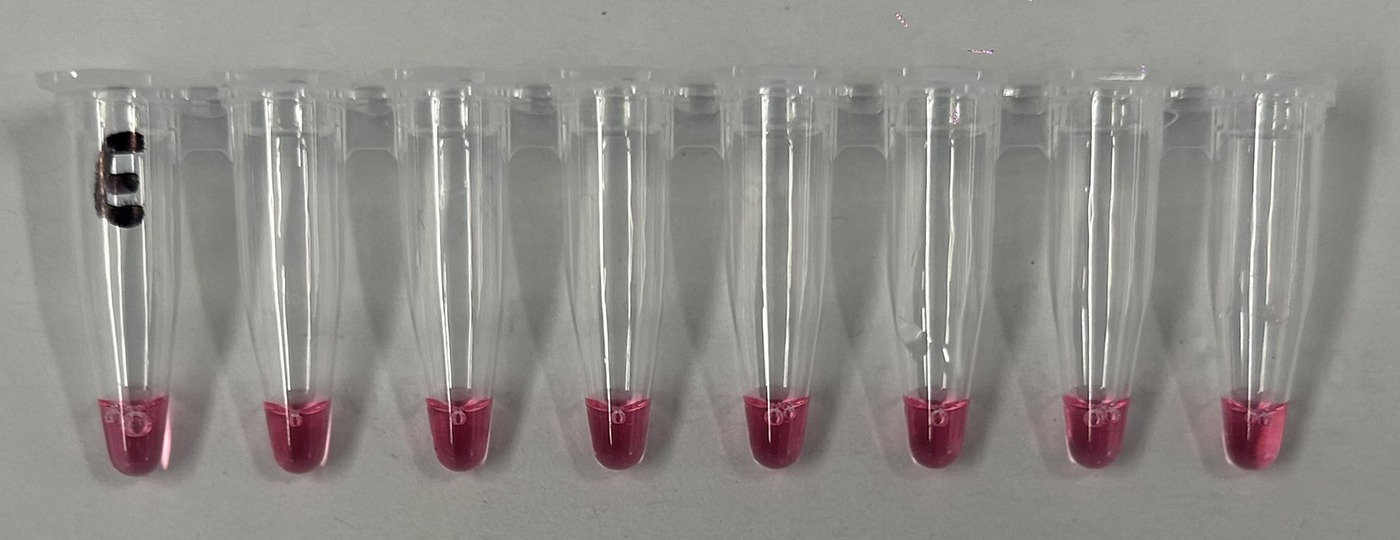
#> input picture data/colorimetric/crop_0_E.jpg, 1400 x 540 px
$ python -i figS1_colorimetric.py   (imports and definitions only)
#> lines starting #> are read from the running program, lines starting #| are printed output that depends on the picture; after the words box and inside, x2 and y2 are one past the last pixel; in counts of white or black regions, pixels touching at a corner belong together
#> further down, picture is the input picture: PIL image 1400x540 RGB; mean R, G, B 144.4, 141.3, 137.4
"""Supplementary Figure S1: colorimetric LAMP (proof of principle with laboratory strains), uidA | papGII, 0-35 minutes.

Each photo (two rows of eight tubes: row E = uidA primers, row P = papGII primers; 8 samples, see STRAINS) is cut into the two rows. The tube rows are
located automatically (centres of the coloured liquid), each row is cut to the same window (8 tubes + margin) and scaled to the same size; the cut-outs
are stored in data/colorimetric/ (JPEG) so that the figure can be rebuilt without the original photos.

Usage: python figS1_colorimetric.py [--photos DIR]   (DIR with C_<min>_min.HEIC; only needed to create the cut-outs; macOS: HEIC converted with sips)
Output: data/colorimetric/crop_<min>_<E|P>.jpg and results/figures/figS1.{pdf,png,svg}
"""
import argparse
import shutil
import subprocess
import tempfile
from pathlib import Path

import matplotlib as mpl
import matplotlib.pyplot as plt
import numpy as np
from PIL import Image
from scipy import ndimage as ndi

from lamp_common import DATA, RESULTS

CROPS = DATA / "colorimetric"
OUT = RESULTS / "figures"
TIMES = [0, 10, 15, 20, 25, 30, 35]
CROP_W, CROP_H = 1400, 540                      # px of each cut-out (8 tubes + margin: 8.9 x 3.45 tube pitches)
STRAINS = [("$\\it{E. coli}$ 700223-20 ($\\it{papGII}$)"), ("$\\it{E. coli}$ ATCC-41-3 ($\\it{papGII}$)"), ("$\\it{E. coli}$ AVS0171 ($\\it{papGII}$)"),
           ("$\\it{E. coli}$ EC6804 ($\\it{papGIII}$)"), ("$\\it{E. coli}$ EC6792 ($\\it{papGIII}$)"), ("$\\it{E. coli}$ 700636-20 (no $\\it{papG}$)"),
           ("$\\it{K. pneumoniae}$ (no $\\it{papG}$)"), "NTC"]
# [3 lines not run here, left out]
LETTER = {"fontsize": 16, "fontweight": "bold", "family": "DejaVu Sans"}


def tube_rows(img):
    """Centres (x, y) of the liquid of the 8 tubes in the upper (E) and lower (P) row of a photo."""
    hsv = np.asarray(img.convert("HSV")).astype(float) / 255
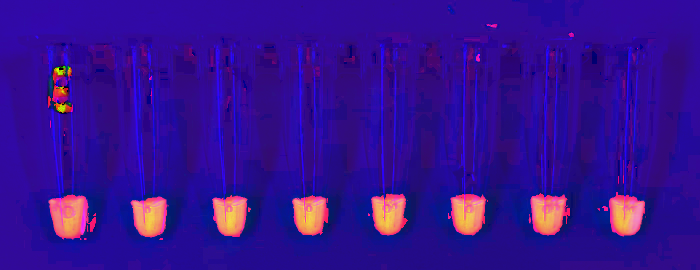
#> hsv: shape (540, 1400, 3) float64 (shown at 1/2 size); mean R, G, B 0.208, 0.0621, 0.568
    for smin in (0.2, 0.12, 0.09):                                     # pale (early) tubes need a lower saturation threshold
        m = (hsv[..., 1] > smin) & (hsv[..., 2] > 0.4)
        m = ndi.binary_closing(ndi.binary_opening(m, structure=np.ones((7, 7))), structure=np.ones((15, 15)))
        lab, _ = ndi.label(m)
        pts = []
        for i, sl in enumerate(ndi.find_objects(lab), 1):
            a = int((lab[sl] == i).sum())
            if 4000 < a < 150000:
                cy, cx = ndi.center_of_mass(lab == i); pts.append((cx, cy))
        pts = np.array(pts)
        if len(pts) >= 12:
            break
#> this loop made 3 passes
#> pass 1, in tube_rows, `m = (hsv[..., 1] > smin) & (hsv[..., 2] > 0.4)`:
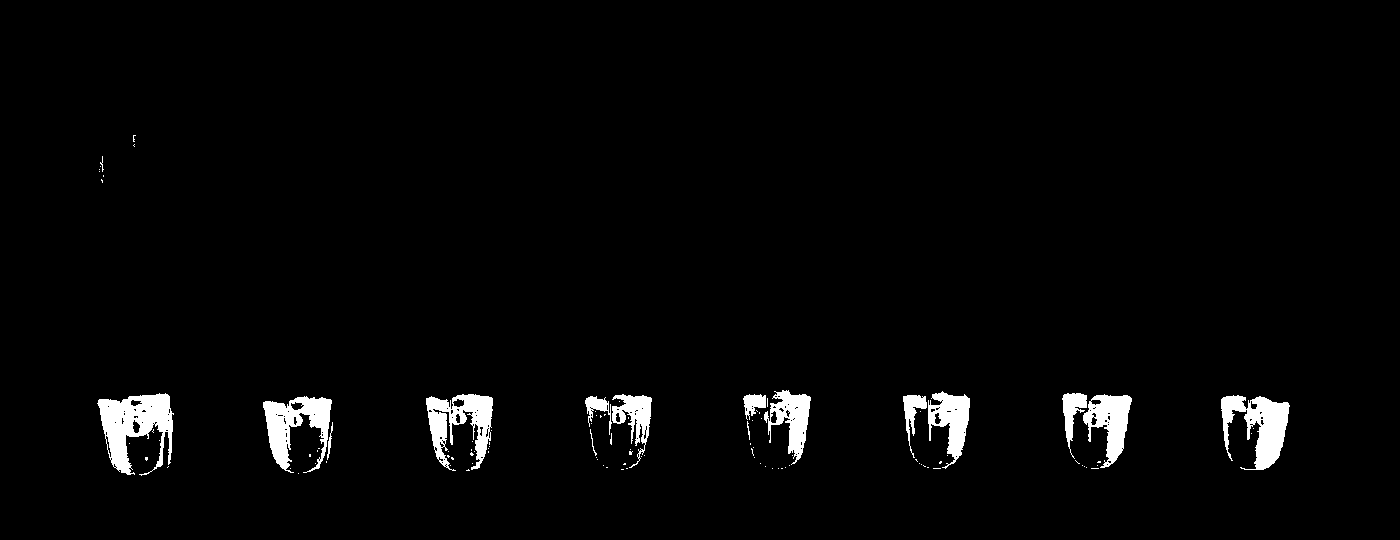
#> m: shape (540, 1400) bool; 2.6% white; 104 white regions (88 under 20 px), largest, box (x1, y1, x2, y2) and area: (97, 393, 174, 476) 3405, (1221, 395, 1290, 470) 2712, (263, 396, 332, 473) 2536
#> pass 1, in tube_rows, `m = ndi.binary_closing(ndi.binary_opening(m, structure=np.ones((7, 7))..`:
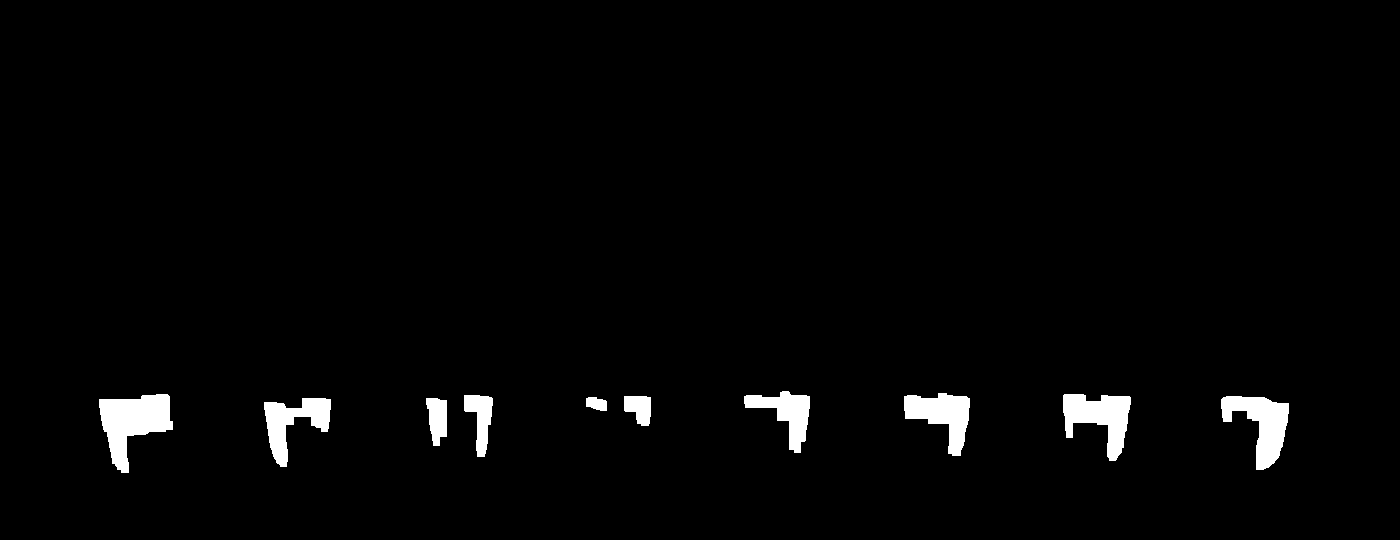
#> m: shape (540, 1400) bool; 2.2% white; 10 white regions, largest, box (x1, y1, x2, y2) and area: (99, 394, 173, 473) 3163, (1221, 396, 1289, 470) 2516, (1063, 394, 1131, 461) 2483
#> pass 1, in tube_rows, `lab, _ = ndi.label(m)`:
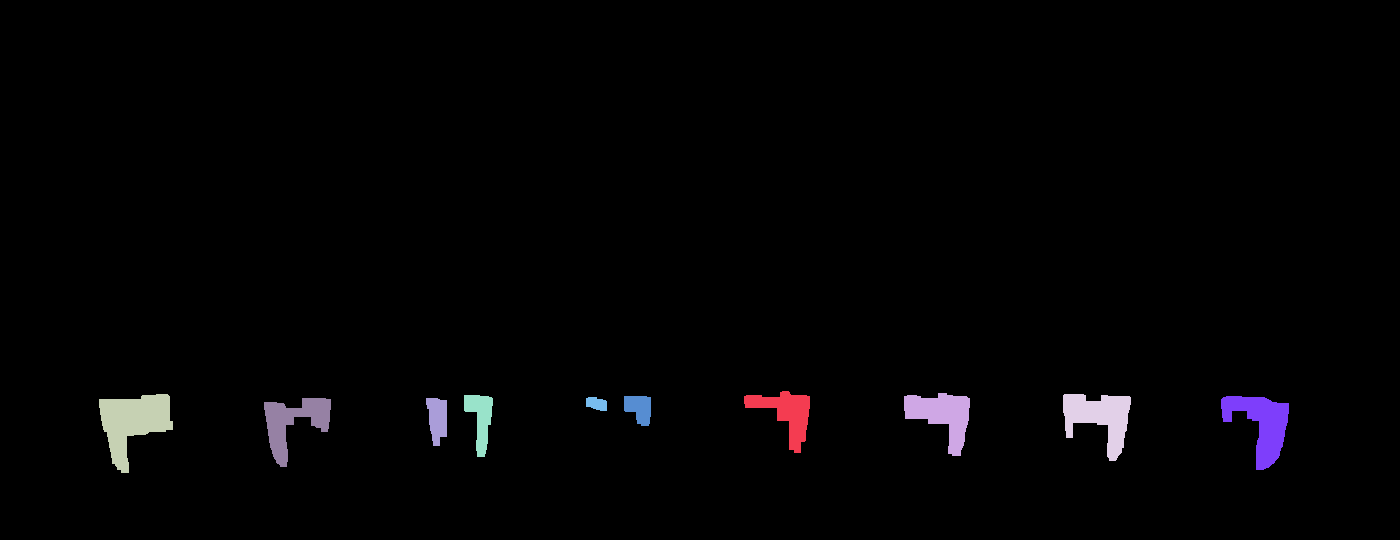
#> lab: shape (540, 1400) int32; 11 distinct labels, from 0 to 10; one colour per label, 0 black
#> after the loop:
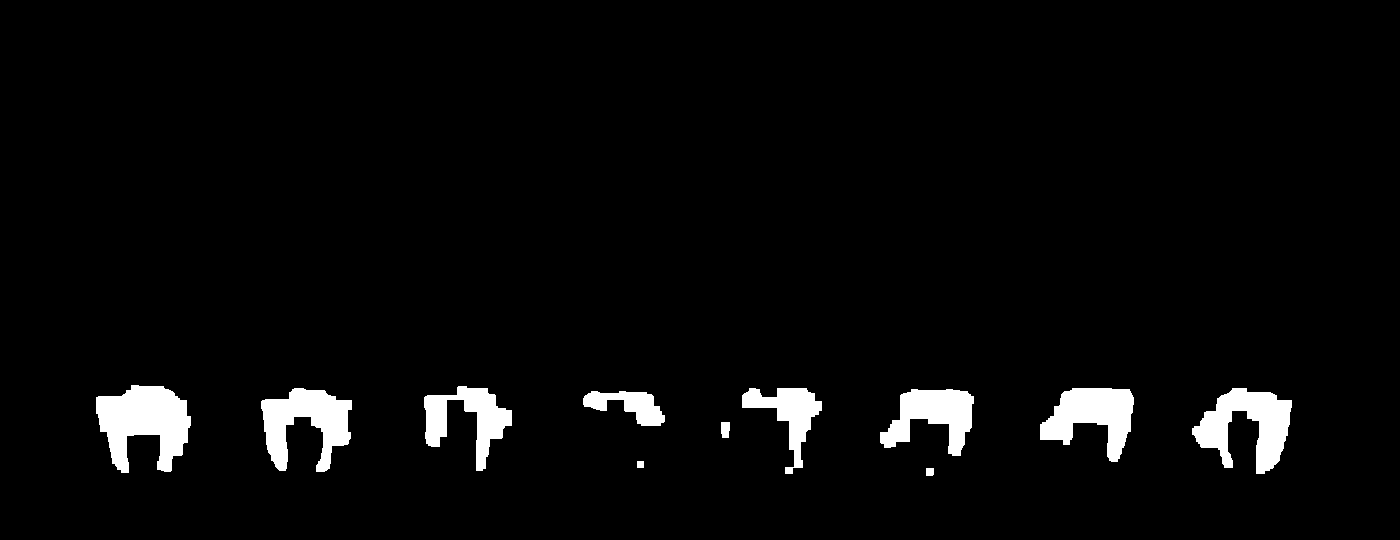
#> m: shape (540, 1400) bool; 3.8% white; 11 white regions, largest, box (x1, y1, x2, y2) and area: (96, 385, 191, 473) 5276, (1192, 388, 1292, 474) 4405, (261, 388, 352, 472) 4206
    ys = np.sort(pts[:, 1]); y_split = (ys[np.argmax(np.diff(ys))] + ys[np.argmax(np.diff(ys)) + 1]) / 2      # between the two rows (largest gap)
#> after `ys = np.sort(pts[:, 1])`: ys = [422.1, 422.6, 425.2]
#> after `y_split = (ys[np.argmax(np.diff(ys))] + ys[np.argmax(np.diff(ys)) + 1]`: y_split = 423.9
    rows = []
    for sel in (pts[:, 1] < y_split, pts[:, 1] >= y_split):
        r = pts[sel][np.argsort(pts[sel][:, 0])]
        p0 = np.median(np.diff(r[:, 0]))
        idx = np.round((r[:, 0] - r[0, 0]) / p0).astype(int)
        for _ in range(3):                                                 # robust line fits: drop blobs that are not tubes (shadows, stains)
            pitch, x0 = np.polyfit(idx, r[:, 0], 1)                        # x = x0 + i * pitch
            slope, icpt = np.polyfit(idx, r[:, 1], 1)
            ok = (np.abs(r[:, 1] - (icpt + slope * idx)) < 0.2 * pitch) & (np.abs(r[:, 0] - (x0 + pitch * idx)) < 0.2 * pitch)
            if ok.all() or ok.sum() < 5: break
            r, idx = r[ok], idx[ok]
        pitch, x0 = np.polyfit(idx, r[:, 0], 1)
        slope, icpt = np.polyfit(idx, r[:, 1], 1)
        y = np.polyval([slope, icpt], [0, 7]).mean()
        rows.append((x0, pitch, y, float(np.degrees(np.arctan(slope / pitch)))))   # slope in px/px -> row angle (deg)
#> this loop made 2 passes
#> (sel, p0, pitch, x0, slope, icpt) on passes 1 to 2: ([True, True, False], 161.5, 161.5, 144.1, 0.457, 422.1), ([False, False, True], nan, -6.76e-17, 623.6, -2.3e-17, 212.6)
#> after the loop, rows = [(144.1, 161.5, 423.7, 0.162), (623.6, -6.76e-17, 212.6, 18.82)]
    return rows


# [66 lines left out: functions make_crops, main, not called in this run]


# [2 lines not run here, left out]

>>> from PIL import Image
>>> picture = Image.open('../data/colorimetric/crop_0_E.jpg')
>>> result = tube_rows(picture)
#> result has the same summary as rows in tube_rows

$ run again, on data/colorimetric/crop_15_E.jpg
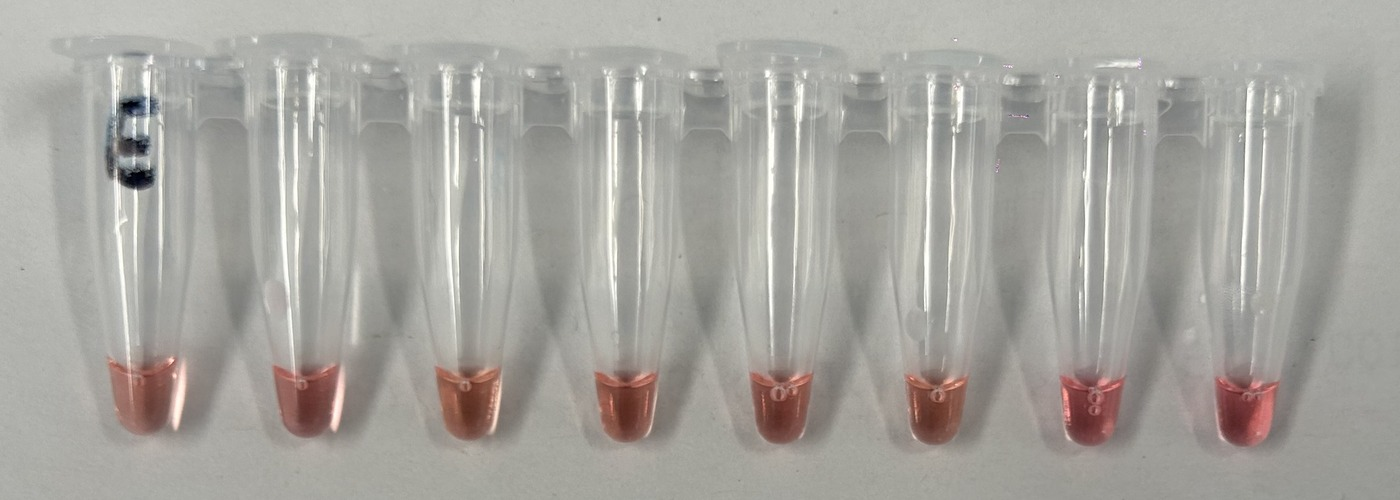
#> input picture data/colorimetric/crop_15_E.jpg, 1400 x 500 px
#> picture is the input picture: PIL image 1400x500 RGB; mean R, G, B 166.2, 164, 158.4
#> in tube_rows, `hsv = np.asarray(img.convert("HSV")).astype(float) / 255`:
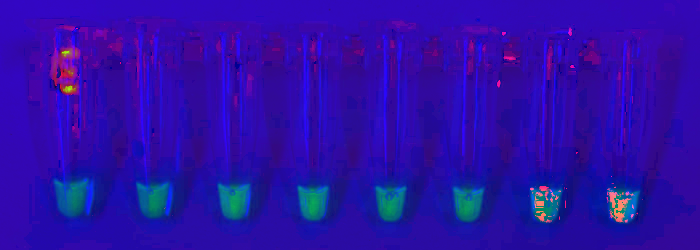
#> hsv: shape (500, 1400, 3) float64 (shown at 1/2 size); mean R, G, B 0.176, 0.0547, 0.655
#> after the loop in tube_rows, `for smin in (0.2, 0.12, 0.09):`:
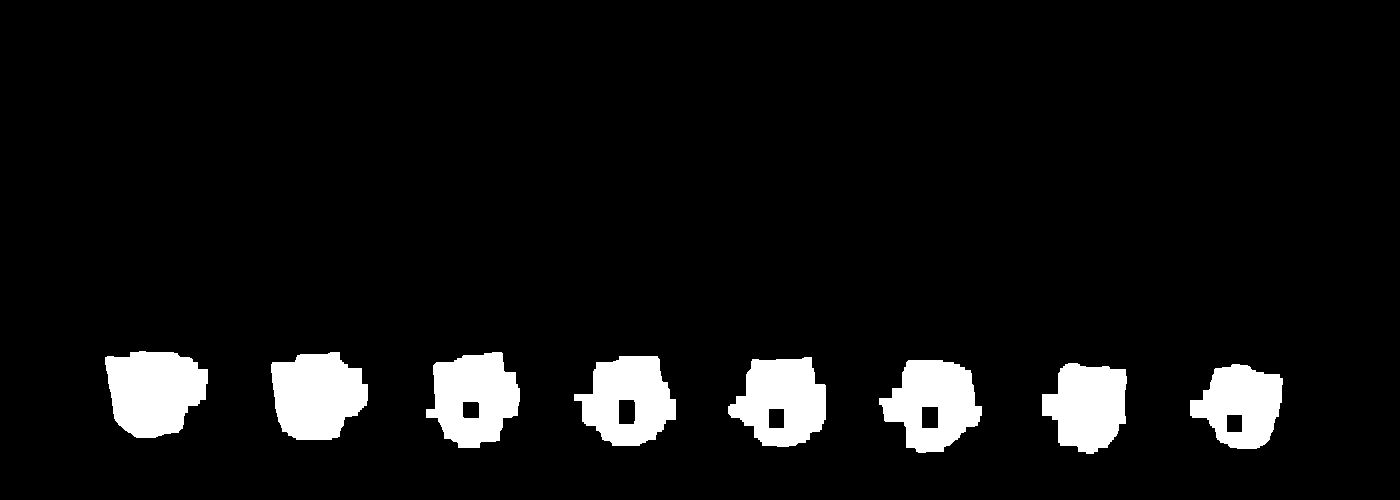
#> m: shape (500, 1400) bool; 7% white; 8 white regions, largest, box (x1, y1, x2, y2) and area: (105, 351, 208, 438) 6859, (271, 352, 368, 440) 6570, (426, 352, 520, 448) 6268
#> ys = [391, 394.9, 397.6, 399.8, 400.6, 403.2, 404.6, 405.6]
#> y_split = 392.9
#> the loop in tube_rows, `for sel in (pts[:, 1] < y_split, pts[:, 1] >= y_split):` made 2 passes
#> (sel, p0, pitch, x0, slope, icpt) on pass 1: ([True, False, False, False, False, False, False, False], nan, -8.34e-18, 76.88, -2.12e-17, 195.5)
#> after the loop in tube_rows, `for sel in (pts[:, 1] < y_split, pts[:, 1] >= y_split):`: rows = [(76.88, -8.34e-18, 195.5, 68.53), (318.9, 153.7, 401.8, 0.643)]
#> result has the same summary as rows in tube_rows
